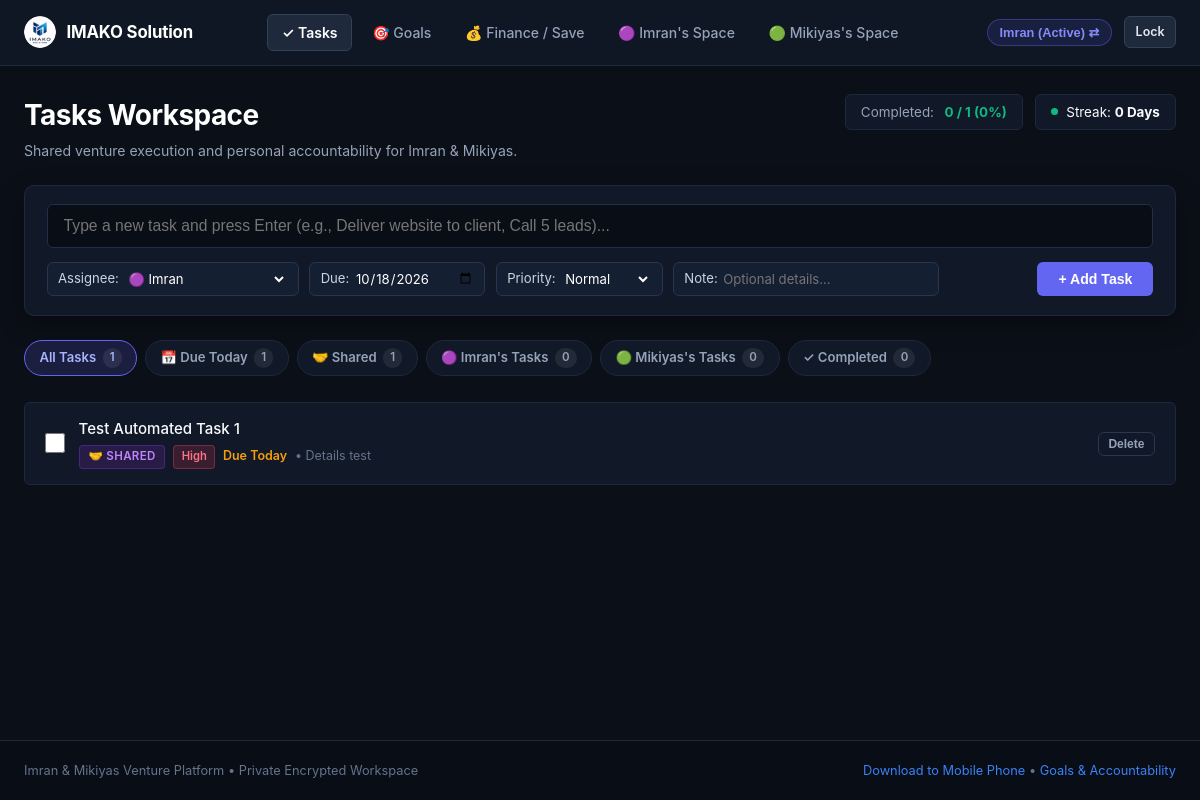
The page /index (signed in) on the database as committed earlier.
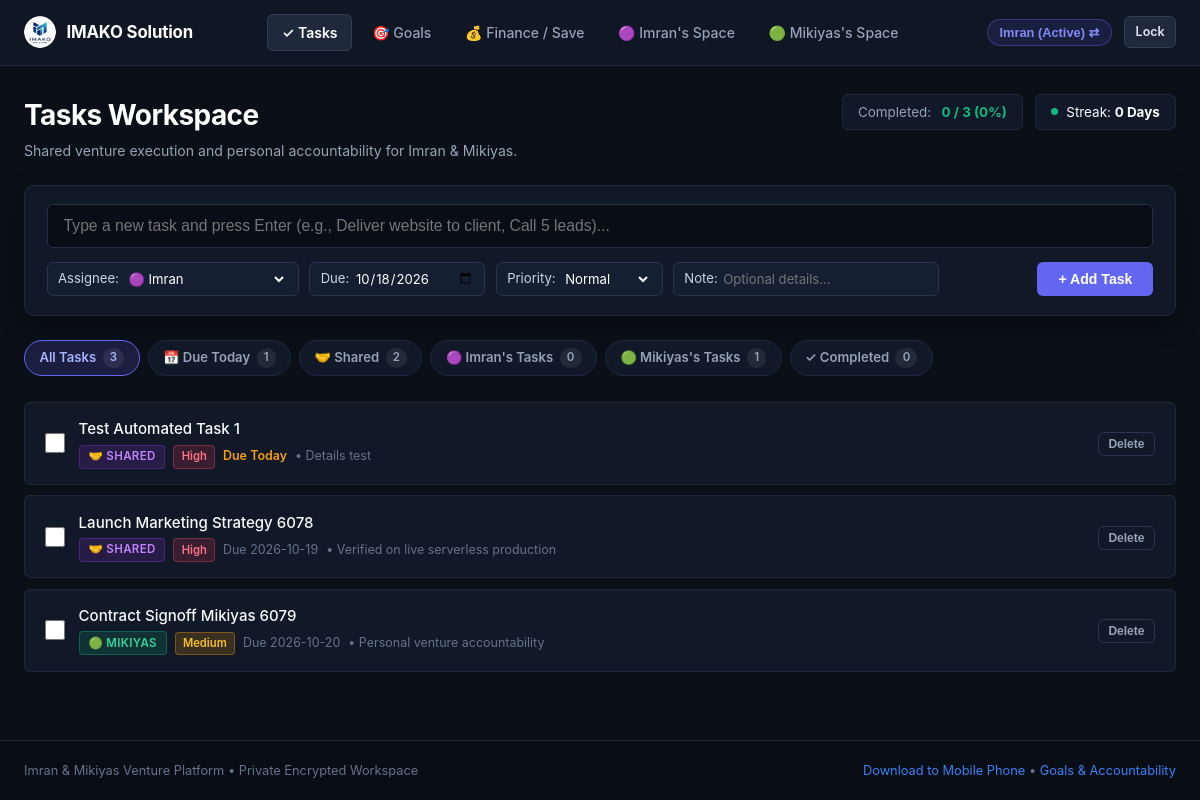
The same page on the database as committed later.
### tables this page shows
CREATE TABLE users (
        id TEXT PRIMARY KEY,
        name TEXT NOT NULL,
        pin_hash TEXT NOT NULL,
        default_consequence TEXT NOT NULL DEFAULT '',
        savings_goal_name TEXT NOT NULL DEFAULT 'Capital Growth Fund',
        savings_goal_target REAL NOT NULL DEFAULT 0.0,
        currency TEXT NOT NULL DEFAULT '$'
    );

CREATE TABLE tasks (
        id INTEGER PRIMARY KEY AUTOINCREMENT,
        user_id TEXT NOT NULL,
        task_type TEXT NOT NULL DEFAULT 'personal' CHECK(task_type IN ('shared', 'personal')),
        week_identifier TEXT NOT NULL,
        title TEXT NOT NULL,
        details TEXT,
        due_date TEXT NOT NULL,
        target_time TEXT,
        is_done INTEGER NOT NULL DEFAULT 0,
        done_date TEXT,
        proof_image TEXT,
        proof_text TEXT,
        ai_verified INTEGER NOT NULL DEFAULT 0,
        ai_status TEXT NOT NULL DEFAULT 'Unverified',
        ai_feedback TEXT,
        is_archived INTEGER NOT NULL DEFAULT 0,
        consequence_applied INTEGER NOT NULL DEFAULT 0,
        created_at TIMESTAMP DEFAULT CURRENT_TIMESTAMP, assigned_to TEXT DEFAULT 'imran', priority TEXT DEFAULT 'Normal',
        FOREIGN KEY (user_id) REFERENCES users (id) ON DELETE CASCADE
    );

### app.py (the view)
@app.route("/")
@app.route("/index")
def index():
    if not (session.get("logged_in_user") or request.cookies.get("partner_user")):
        return handle_login_request()
    return tasks_board()

### app.py (called while the page is built, shortened)
@app.before_request
def require_authentication_gate():
    if request.endpoint == "static" or request.path.startswith(("/static/", "/public/")):
        return None
    allowed_exact = (
        "/", "/index", "/login", "/login/", "/favicon.ico", "/manifest.json", "/sw.js",
        "/api/index", "/api/index/", "/api/index.py", "/debug"
    )
    if (
        request.path in allowed_exact
        or request.endpoint in ("login", "debug_endpoint", "index", "vercel_entrypoint_dispatcher")
    ):
        return None

@app.context_processor
def inject_globals():
    today_str = date.today().strftime("%Y-%m-%d")
    current_user = None
    logged_id = session.get("logged_in_user")
    conn = get_db_connection()
    check_and_apply_penalties(conn)
    if logged_id:
        cursor = conn.cursor()
        cursor.execute("SELECT * FROM users WHERE id = ?", (logged_id,))
        current_user = cursor.fetchone()
    cursor = conn.cursor()
    cursor.execute("SELECT COUNT(*) FROM penalties WHERE status = 'Pending'")
    total_pending_penalties = cursor.fetchone()[0]
    conn.close()
    return {
        "current_user": current_user,
        "total_pending_penalties": total_pending_penalties,
        "today_str": today_str
    }

### database/db.py (called while the page is built, shortened)
def get_db_connection():
    global _last_db_check
    conn = sqlite3.connect(DB_PATH, factory=SyncedConnection)
    conn.row_factory = sqlite3.Row
    conn.execute("PRAGMA foreign_keys = ON")
    return conn

def check_and_apply_penalties(conn):
    today_str = date.today().strftime("%Y-%m-%d")
    cursor = conn.cursor()
    cursor.execute("""
    SELECT t.id, t.user_id, t.title, t.due_date, u.default_consequence
    FROM tasks t
    JOIN users u ON t.user_id = u.id
    WHERE t.due_date < ? AND t.is_done = 0 AND t.consequence_applied = 0
    """, (today_str,))
    overdue_tasks = cursor.fetchall()
    conn.commit()

    def commit(self):
        super().commit()
        if is_serverless:
            sync_db()

### templates/tasks.html (shortened to what this page needs)
{% extends "base.html" %}
{% block content %}
<div style="margin-bottom: 1.5rem; display:flex; justify-content:space-between; align-items:flex-start; flex-wrap:wrap; gap:1rem;">
  <div>
    <h1 style="font-size:1.75rem; font-weight:700;">Tasks Workspace</h1>
    <p style="font-size:0.88rem; color:var(--text-muted); margin-top:0.25rem;">
      Shared venture execution and personal accountability for Imran &amp; Mikiyas.
    </p>
  </div>
  <div style="display:flex; align-items:center; gap:0.75rem; flex-wrap:wrap;">
    <div style="background:#111827; border:1px solid #1f293d; padding:0.45rem 0.95rem; border-radius:var(--radius-sm); font-size:0.84rem; display:flex; align-items:center; gap:0.65rem;">
      <span style="color:var(--text-muted);">Completed:</span>
      <strong style="color:var(--accent-emerald);">{{ stats.done_count }} / {{ stats.total_count }} ({{ stats.rate }}%)</strong>
    </div>
    <div style="background:#111827; border:1px solid #1f293d; padding:0.45rem 0.95rem; border-radius:var(--radius-sm); font-size:0.84rem; display:flex; align-items:center; gap:0.5rem;">
      <div style="width:7px; height:7px; border-radius:50%; background:var(--accent-emerald);"></div>
      <span>Streak: <strong>{{ streak_count }} {{ 'Day' if streak_count == 1 else 'Days' }}</strong></span>
    </div>
  </div>
</div>
<div class="task-quick-add">
  <form action="{{ url_for('add_task') }}" method="POST">
    <div class="task-add-input-row">
      <input type="text" name="title" class="task-main-input" placeholder="Type a new task and press Enter (e.g., Deliver website to client, Call 5 leads)..." required autofocus autocomplete="off">
    </div>
    <div class="task-controls-row">
      <div class="task-controls-left">
        <div class="control-pill">
          <span>Assignee:</span>
          <select name="assigned_to">
            <option value="imran" {% if current_user and current_user.id == 'imran' %}selected{% endif %}>🟣 Imran</option>
          </select>
        </div>
        <div class="control-pill">
          <span>Due:</span>
          <input type="date" name="due_date" value="{{ today_str }}">
        </div>
        <div class="control-pill">
          <span>Priority:</span>
          <select name="priority">
            <option value="Normal">Normal</option>
          </select>
        </div>
        <div class="control-pill" style="flex:1; min-width:160px;">
          <span>Note:</span>
          <input type="text" name="details" placeholder="Optional details..." style="width:100%;">
        </div>
      </div>
      <button type="submit" class="btn btn-primary" style="padding:0.48rem 1.25rem; font-size:0.88rem;">
        + Add Task
      </button>
    </div>
  </form>
</div>
<div class="filter-chips-bar">
  <a href="{{ url_for('tasks_board', tab='all') }}" class="filter-chip {% if active_tab == 'all' %}active{% endif %}">
    All Tasks <span class="chip-count">{{ counts.all }}</span>
  </a>
  <a href="{{ url_for('tasks_board', tab='today') }}" class="filter-chip {% if active_tab == 'today' %}active{% endif %}">
    📅 Due Today <span class="chip-count">{{ counts.today }}</span>
  </a>
  <a href="{{ url_for('tasks_board', tab='shared') }}" class="filter-chip {% if active_tab == 'shared' %}active{% endif %}">
    🤝 Shared <span class="chip-count">{{ counts.shared }}</span>
  </a>
  <a href="{{ url_for('tasks_board', tab='imran') }}" class="filter-chip {% if active_tab == 'imran' %}active{% endif %}">
    🟣 Imran's Tasks <span class="chip-count">{{ counts.imran }}</span>
  </a>
  <a href="{{ url_for('tasks_board', tab='mikiyas') }}" class="filter-chip {% if active_tab == 'mikiyas' %}active{% endif %}">
    🟢 Mikiyas's Tasks <span class="chip-count">{{ counts.mikiyas }}</span>
  </a>
  <a href="{{ url_for('tasks_board', tab='completed') }}" class="filter-chip {% if active_tab == 'completed' %}active{% endif %}">
    ✓ Completed <span class="chip-count">{{ counts.completed }}</span>
  </a>
</div>
<div style="margin-top: 1rem;">
  {% if tasks %}
    {% for task in tasks %}
      <div class="cool-task-card {% if task.is_done %}is-done{% endif %}">
        <div class="cool-task-left">
          <form action="{{ url_for('toggle_task_done', task_id=task.id) }}" method="POST" style="margin:0; display:flex; align-items:center;">
            <input type="checkbox" class="cool-task-checkbox" {% if task.is_done %}checked{% endif %} onchange="this.form.submit()" title="Click to mark done / undone">
          </form>
          <div style="flex:1;">
            <div class="cool-task-title">
              {{ task.title }}
            </div>
            <div class="cool-task-meta">
              {% if task.assigned_to == 'shared' or task.task_type == 'shared' %}
                <span class="badge-assignee shared">🤝 Shared</span>
              {% elif task.assigned_to == 'imran' or (task.user_id == 'imran' and not task.assigned_to) %}
                <span class="badge-assignee imran">🟣 Imran</span>
              {% elif task.assigned_to == 'mikiyas' or (task.user_id == 'mikiyas' and not task.assigned_to) %}
                <span class="badge-assignee mikiyas">🟢 Mikiyas</span>
              {% endif %}
              {% if task.priority and task.priority != 'Normal' %}
                <span class="badge-priority {{ task.priority }}">{{ task.priority }}</span>
              {% endif %}
              {% if task.due_date %}
                {% if not task.is_done and task.due_date < today_str %}
                  <span style="color:var(--accent-rose); font-weight:600;">⚠ Overdue ({{ task.due_date }})</span>
                {% elif task.due_date == today_str %}
                  <span style="color:var(--accent-amber); font-weight:600;">Due Today</span>
                {% else %}
                  <span>Due {{ task.due_date }}</span>
                {% endif %}
              {% endif %}
              {% if task.details %}
                <span style="color:var(--text-subtle);">• {{ task.details }}</span>
              {% endif %}
            </div>
          </div>
        </div>
        <div style="display:flex; align-items:center; gap:0.5rem;">
          <form action="{{ url_for('delete_task', task_id=task.id) }}" method="POST" style="margin:0;">
            <button type="submit" class="btn btn-outline btn-sm delete-confirm-btn" data-confirm-msg="Delete this task?" style="padding:0.25rem 0.6rem; font-size:0.75rem; border-color:#2a374f; color:#94a3b8;">
              Delete
            </button>
          </form>
        </div>
      </div>
    {% endfor %}
  {% endif %}
</div>
{% endblock %}

### templates/base.html (shortened to what this page needs)
<!DOCTYPE html>
<html lang="en">
<head>
  <link rel="stylesheet" href="{{ url_for('static', filename='css/style.css') }}">
</head>
<body>
  <nav class="navbar">
    <div class="nav-container">
      <a href="/tasks" class="brand-logo">
        <img src="{{ url_for('static', filename='icons/icon-192.png') }}" alt="IMAKO Solution Logo" class="nav-brand-logo-img" style="border-radius:50%; width:32px; height:32px;">
        <span>IMAKO Solution</span>
      </a>
      <ul class="nav-links">
        <li>
          <a href="/tasks" class="nav-link {% if active_page == 'tasks' %}active{% endif %}">
            ✓ Tasks
          </a>
        </li>
        <li>
          <a href="/goals" class="nav-link {% if active_page == 'goals' %}active{% endif %}">
            🎯 Goals
          </a>
        </li>
        <li>
          <a href="/finance" class="nav-link {% if active_page in ('finance', 'money') %}active{% endif %}">
            💰 Finance / Save
          </a>
        </li>
        <li>
          <a href="/partner/imran" class="nav-link {% if active_page == 'partner_imran' %}active{% endif %}">
            🟣 Imran's Space
          </a>
        </li>
        <li>
          <a href="/partner/mikiyas" class="nav-link {% if active_page == 'partner_mikiyas' %}active{% endif %}">
            🟢 Mikiyas's Space
          </a>
        </li>
      </ul>
      <div class="nav-auth">
        {% if current_user %}
          <form action="{{ url_for('switch_partner') }}" method="POST" style="display:inline;">
            {% if current_user.id == 'imran' %}
              <button type="submit" class="user-badge" style="cursor:pointer; border:1px solid rgba(99, 102, 241, 0.4);" title="Currently Imran. Click to switch to Mikiyas">
                Imran (Active) ⇄
              </button>
            {% else %}
              <input type="hidden" name="partner_id" value="imran">
              <button type="submit" class="user-badge mikiyas" style="cursor:pointer; border:1px solid rgba(16, 185, 129, 0.4);" title="Currently Mikiyas. Click to switch to Imran">
                Mikiyas (Active) ⇄
              </button>
            {% endif %}
          </form>
          <a href="{{ url_for('logout') }}" class="btn btn-secondary btn-sm" style="padding:0.35rem 0.65rem; font-size:0.78rem;">Lock</a>
        {% endif %}
      </div>
    </div>
  </nav>
  <main class="main-content">
    {% block content %}{% endblock %}
  </main>
  <footer class="footer">
    <div style="max-width: 1280px; margin: 0 auto; padding: 0 1.5rem; display:flex; justify-content:space-between; align-items:center; flex-wrap:wrap; gap:0.5rem;">
      <div>
        Imran &amp; Mikiyas Venture Platform &bull; Private Encrypted Workspace
      </div>
      <div>
        <a href="javascript:void(0)" data-open-modal="mobileInstallModal">Download to Mobile Phone</a> &bull;
        <a href="{{ url_for('goals_view') }}">Goals &amp; Accountability</a>
      </div>
    </div>
  </footer>
</body>
</html>

Rows that differ between the two databases and show on the page:
added tasks: title "Launch Marketing Strategy 6078", assigned_to "🤝 SHARED", priority "High", due_date "2026-10-19", details "Verified on live serverless production"
added tasks: title "Contract Signoff Mikiyas 6079", assigned_to "🟢 MIKIYAS", priority "Medium", due_date "2026-10-20", details "Personal venture accountability"
Other text that changed with them:
{{ stats.total_count }}: "1" → "3"
{{ counts.all }}: "1" → "3"
{{ counts.shared }}: "1" → "2"
{{ counts.mikiyas }}: "0" → "1"
